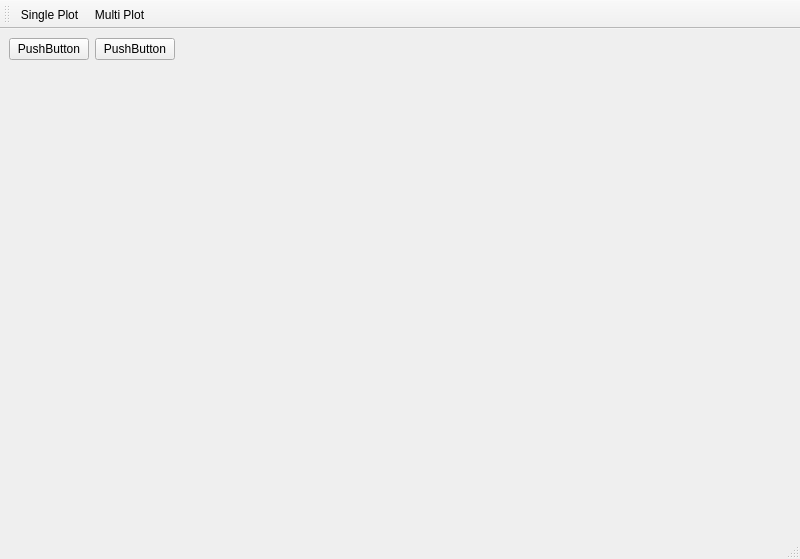
<?xml version="1.0" encoding="UTF-8"?>
<ui version="4.0">
 <class>MainWindow</class>
 <widget class="QMainWindow" name="MainWindow">
  <property name="geometry">
   <rect>
    <x>0</x>
    <y>0</y>
    <width>800</width>
    <height>559</height>
   </rect>
  </property>
  <property name="windowTitle">
   <string>g_energy Plot</string>
  </property>
  <widget class="QWidget" name="centralwidget">
   <layout class="QVBoxLayout" name="verticalLayout_2">
    <item>
     <layout class="QHBoxLayout" name="horizontalLayout">
      <item>
       <widget class="QPushButton" name="pushButton_4">
        <property name="text">
         <string>PushButton</string>
        </property>
       </widget>
      </item>
      <item>
       <widget class="QPushButton" name="pushButton_3">
        <property name="text">
         <string>PushButton</string>
        </property>
       </widget>
      </item>
      <item>
       <spacer name="horizontalSpacer_2">
        <property name="orientation">
         <enum>Qt::Horizontal</enum>
        </property>
        <property name="sizeHint" stdset="0">
         <size>
          <width>40</width>
          <height>20</height>
         </size>
        </property>
       </spacer>
      </item>
     </layout>
    </item>
    <item>
     <widget class="QWidget" name="plotplaceholder" native="true">
      <layout class="QVBoxLayout" name="verticalLayout_3"/>
     </widget>
    </item>
   </layout>
  </widget>
  <widget class="QStatusBar" name="statusbar"/>
  <widget class="QToolBar" name="toolBar">
   <property name="windowTitle">
    <string>toolBar</string>
   </property>
   <attribute name="toolBarArea">
    <enum>TopToolBarArea</enum>
   </attribute>
   <attribute name="toolBarBreak">
    <bool>false</bool>
   </attribute>
   <addaction name="actionSingle_Plot"/>
   <addaction name="actionMulti_Plot"/>
  </widget>
  <action name="actionSingle_Plot">
   <property name="text">
    <string>Single Plot</string>
   </property>
  </action>
  <action name="actionMulti_Plot">
   <property name="text">
    <string>Multi Plot</string>
   </property>
  </action>
 </widget>
 <resources/>
 <connections/>
</ui>
